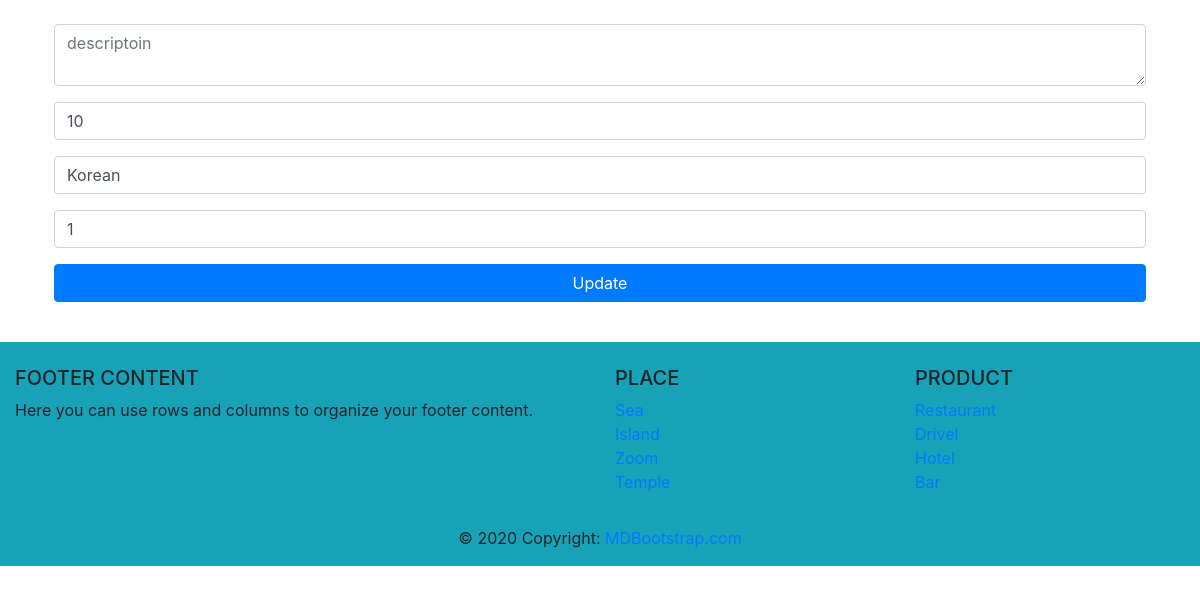
Screenshot of /process/edit.php?id=64 with the database file from the repository.
### tables this page shows
CREATE TABLE `post` (
  `post_id` int(11) NOT NULL,
  `image` varchar(200) NOT NULL,
  `description` text NOT NULL,
  `price` int(100) NOT NULL,
  `location` varchar(100) NOT NULL,
  `date` datetime NOT NULL DEFAULT current_timestamp(),
  `user_id` int(11) NOT NULL
);

### database/database.php (called while the page is built, shortened)
<?php
    function db() {
        return new mysqli('localhost','root','','project');
    }
    function getItemById($id) {
        return db()->query("SELECT * FROM post WHERE post_id = $id");
    }

### process/edit.php (the view, shortened to what this page needs)
<?php include_once('../partial/header.php'); ?>
<div class="container p-4">
    <?php
        require_once('../database/database.php');
        $id = $_GET['id'];
        $item = getItemById($id);
        foreach($item as $row):
    ?>
    <form action="update.php" method="post">
        <div class="form-group">
            <textarea type="text" class="form-control" placeholder="descriptoin" name="des" value="<?= $row['description'] ?>"></textarea>
        </div>
        <div class="form-group">
            <input type="number" class="form-control" placeholder="price" name="price" value="<?= $row['price'] ?>">
        </div>
        <div class="form-group">
            <input type="text" class="form-control" placeholder="location" name="location" value="<?= $row['location'] ?>">
        </div>
        <div class="form-group">
            <input type="numer" class="form-control" placeholder="user" name="user" value="<?= $row['user_id'] ?>">
        </div>
        <div class="form-group">
            <button type="submit" class="btn btn-primary btn-block">Update</button>
        </div>
    </form>
    <?php endforeach; ?>
</div>
<?php include_once('../partial/footer.php'); ?>

### rows the page displays
post: des "descriptoin", price "10", location "Korean", user "1"
